Frame 1 (no input): blank canvas, image omitted
Frame 60 (the mouse pressed at the canvas centre just before this capture): blank canvas, image omitted
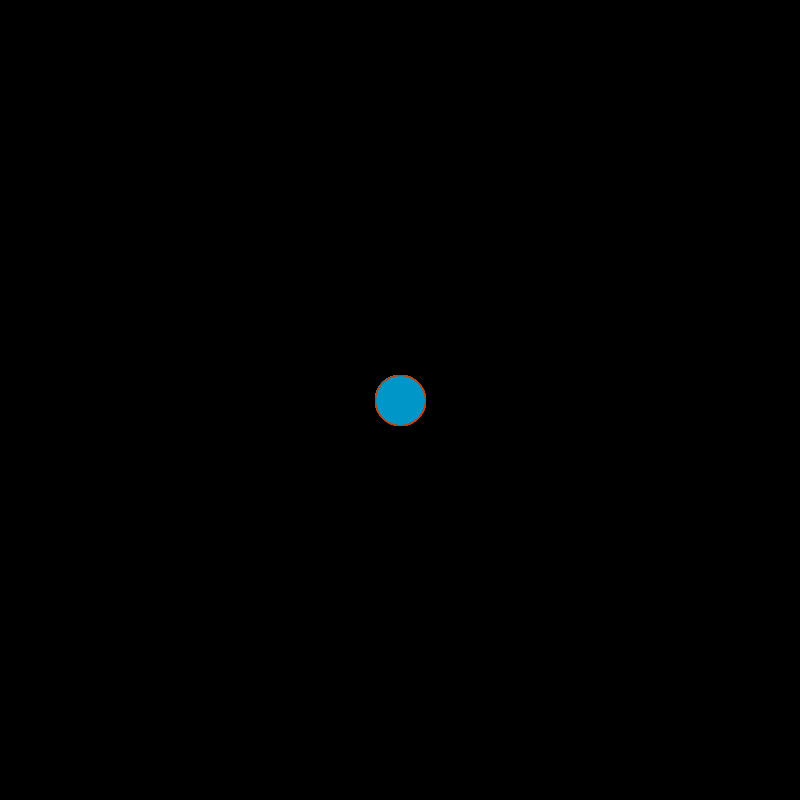
Frame 120 (the mouse held since frame 60 and released just before this capture)

The Processing sketch whose frames 1 and 60 were blank and that drew this single picture after the mouse press (run headless with seeded random() and noise(); from frame 60 on, the mouse is pressed at the canvas centre):

// Processing sketch: processing_99705
// ── processing_99705.pde

float x[] = new float [500];
float y[] = new float [500];
float x1[] = new float [500];
float y1[] = new float [500];
boolean xover = false;
boolean yover = false;
float line[] = new float [500];
int radians = 680;
float [] cos_vals = new float [radians];
float [] sin_vals = new float [radians];
float r = random (20,50);
float angulo=0;
int i=0;
void setup() {
  size(800,800);
  background(0);
  stroke(200,random(0,250),0,random(0,250));
  smooth();
}
void draw() {
  if (mouseX <= 400 && mouseY <= 400) {
    xover = true; 
    yover = true;
  }
  if (mousePressed) {
    i++;
    if(i>= 500)
      i =0;
    //line(mouseX, mouseY, r*cos(i), r * sin (i));
    //ecuacion de circulo;
    x1[i] = mouseX + (100* cos(angulo));
    y1[i] = mouseY +(100* sin(angulo));
    angulo=angulo+0.01;

    ellipse(mouseX, mouseY, 50, 50);
    fill(0,150,200,random(0,250));
  } 
  else { 
    background (0);

  }

}
